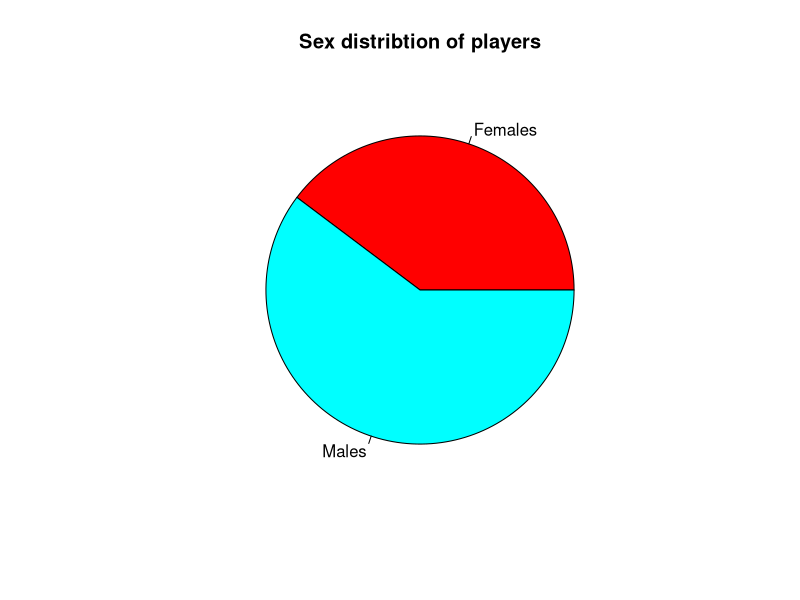
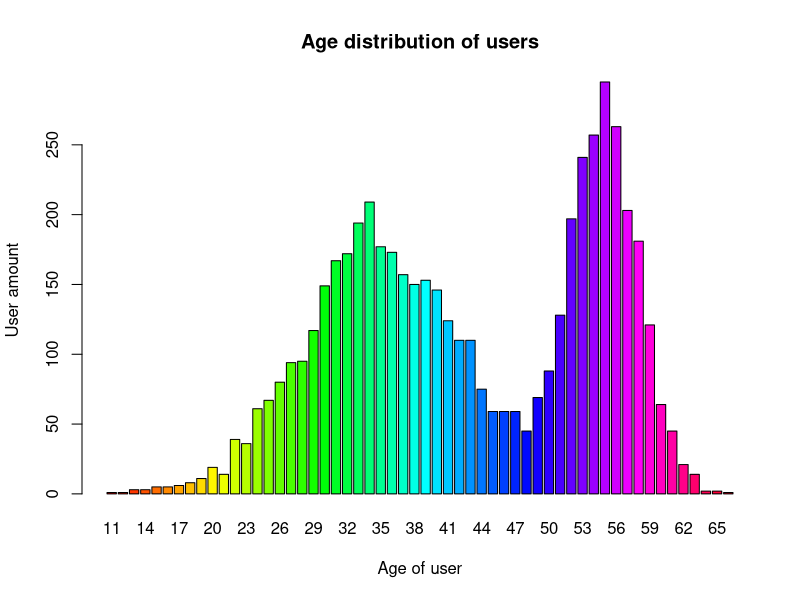
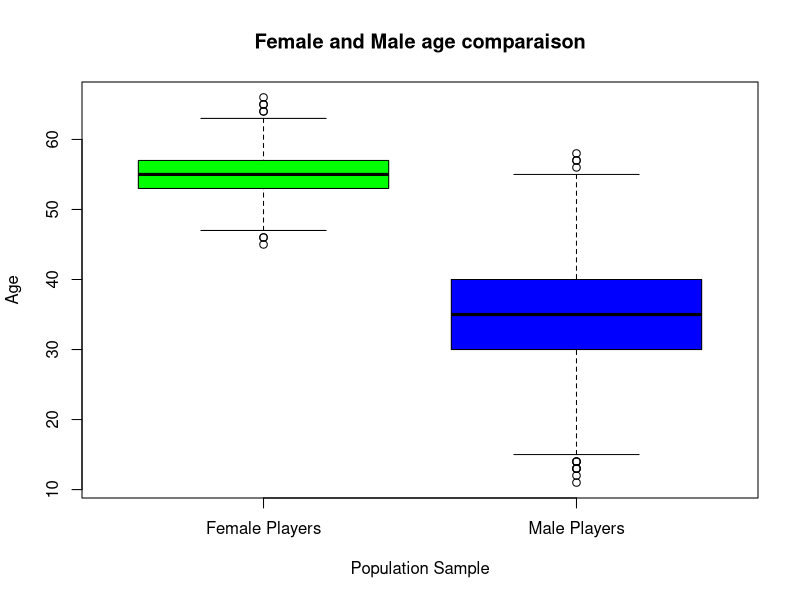
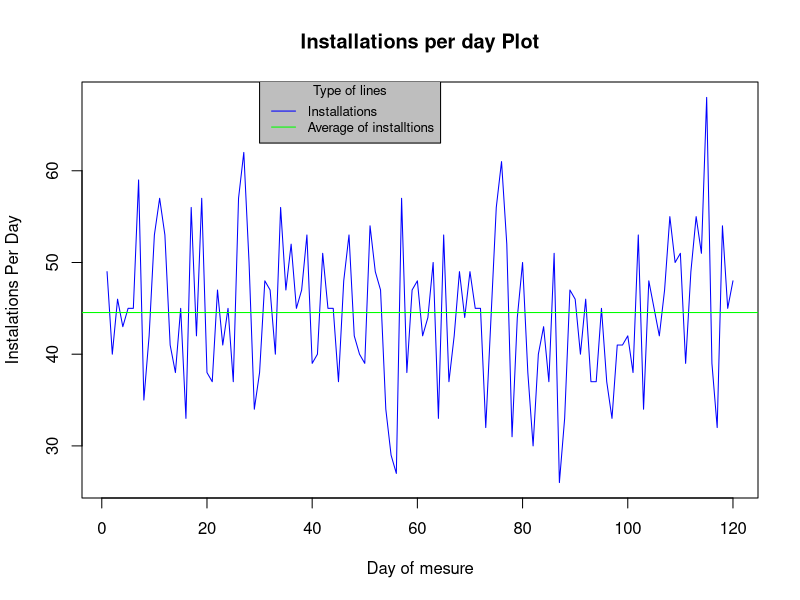
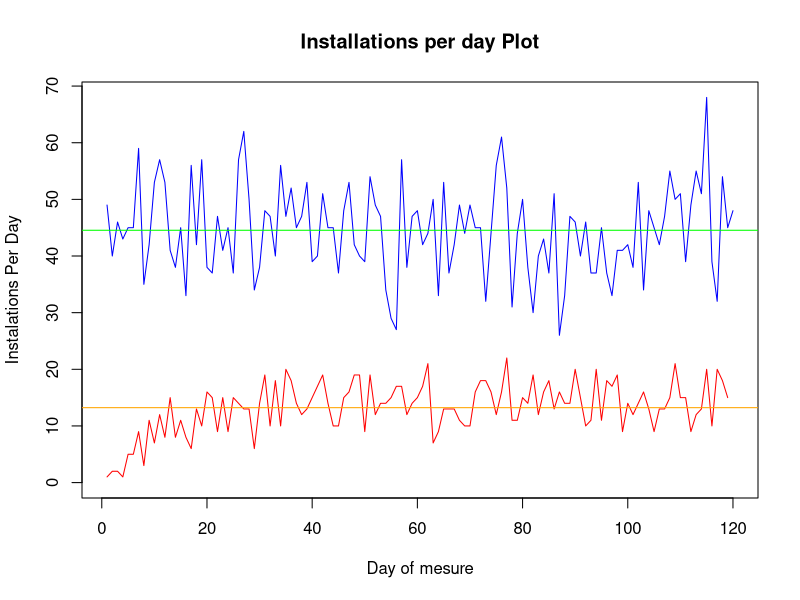
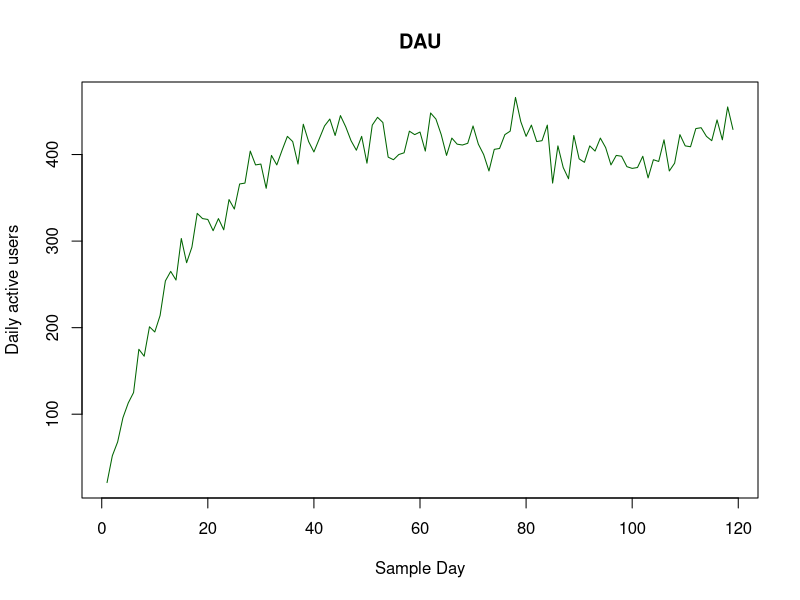
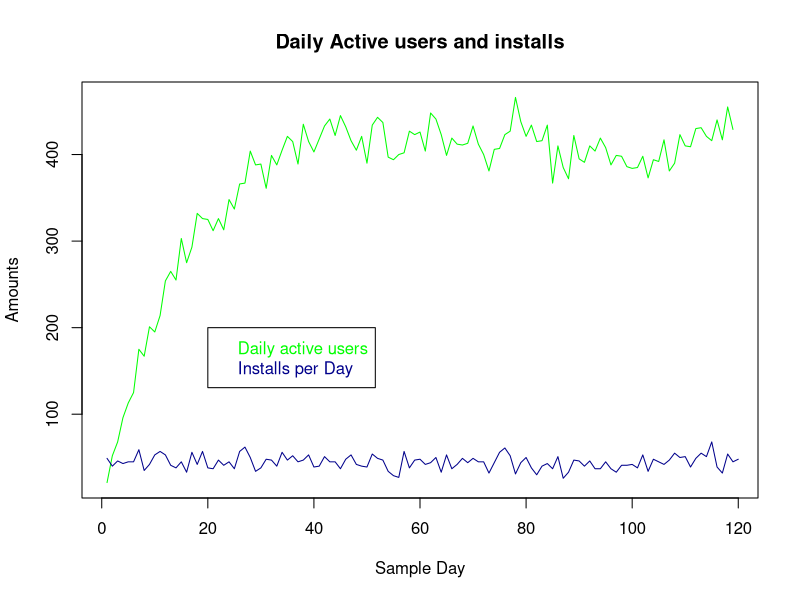
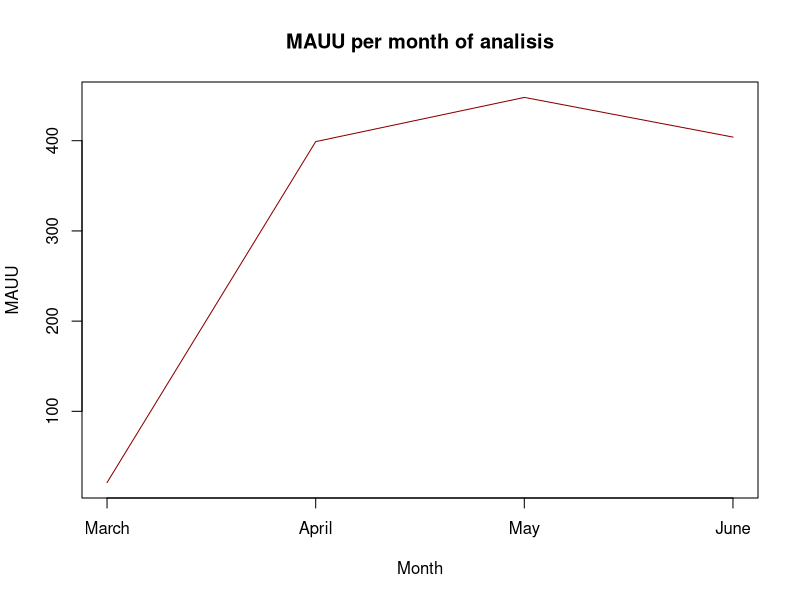

Generate these figures, in order, with R:
## ---- chunk 1
library("knitr")
## ---- chunk 2
library("dplyr")
## ---- chunk 3
library("lubridate")
## ---- chunk 4
library("ggplot2")
## ---- chunk 5

GetTrackinData = function() {
  data = read.csv("tracking.csv", sep = ",", na.strings = "NA")
  colnames(data)[4] = "SessionLenght"
  colnames(data)[5] = "MoneySpent"
  return(data)
}

GetUsersData = function() {
  data = read.csv("users.csv", sep = ",", na.strings = "NA")
  return(data)
}

## ---- chunk 6
  
  trackingData = GetTrackinData();
  daysOfTracking = length(unique(trackingData$Date))
  
  #SHOW
  daysOfTracking #Hace Falta mostrarlo?
  paste("El total de dias de tracking es de unos ", daysOfTracking, " lo cual equivale a 4 meses de analisis")

## ---- chunk 7
  
  trackingData = GetTrackinData();
  usersInstalledTheGame = unique(trackingData$UserID[trackingData$Action == "Install"])
  usersInstalledGameAmount = length(usersInstalledTheGame)
  
  #SHOW
  usersInstalledGameAmount #Hace Falta mostrarlo?
  paste("Las instalaciones son notorias sumando un total de ", usersInstalledGameAmount)
## ---- chunk 8

  trackingData = GetTrackinData();
  usersPlayedGame = unique(trackingData$UserID[trackingData$Action == "Session"])
  usersPlayedGameAmount = length(usersPlayedGame)
  
  #SHOW
  usersPlayedGameAmount #Hace Falta mostrarlo?
  paste("De los usuarios que han jugado encontramos que " , usersPlayedGameAmount, " han jugado al juego")

## ---- chunk 9

  trackingData = GetTrackinData();
  usersUninstalledGame = unique(trackingData$UserID[trackingData$Action == "Uninstall"])
  usersUninstalledGameAmount = length(usersUninstalledGame)
  
  #SHOW
  usersUninstalledGameAmount #Hace Falta mostrarlo?
  paste("Los usuarios que han desintalado el juego, sin importar si lo juegan o no es de ", usersUninstalledGameAmount)

## ---- chunk 10

  #CREO QUE ES INCORRECTO ESTE CALCULO. AQUI ESTAS HACIENDO MEDIA DE LA DURACION DE LAS SESIONES. NO DEL NUMERO DE SESIONES QUE HA HABIDO.
  #-------------------------------------------------------------------------------------------------------------------------------
  #sessionSelection = trackingData[trackingData$Action == "Session",]
  #sessionAverage = mean(sessionSelection$SessionLenght)
  #sessionAverage
        #pipe de UNIX Buscar
  #data.frame(usersInstalledGameAmount,usersUninstalledGameAmount,usersPlayedGameAmount,sessionAverage) %>% t() %>% kable() 
        #t() cambia columnas por hileras
        #las pipes sirven para pasar datos de una funcion u objeto a otro 
  #paste("Por lo general encontramos que una cuarta parte de nuestras instalaciones han desintalado el juego en el periodo de los cuatro meses. Ademas casi la totalidad de los usuarios que han instalado el juego han jugado a este siendo una muy pequeña parte la cual ha desinstalado el juego antes de jugarlo.")
  #-------------------------------------------------------------------------------------------------------------------------------

  #CREO QUE ES ESTE CALCULO.
  #-------------------------------------------------------------------------------------------------------------------------------
  
  trackingData = GetTrackinData();
  temp = trackingData[which(trackingData$Action == "Session"),]
  userSessionFreq = data.frame(table(temp$UserID))
  averageNofSessions = mean(userSessionFreq$Freq)
  
  #SHOW
  averageNofSessions #Hace Falta mostrarlo?
  paste("La media de número de sesiones realizadas por los usuarios es de ", averageNofSessions, "sesiones. Sobre este valor, hay que tener en cuenta que hay usuarios que aún habiendo instalado el juego, no han jugado.")
  
  #-------------------------------------------------------------------------------------------------------------------------------

## ---- chunk 11

  usersData = GetUsersData()

  #SHOW
  pie(table(usersData$sex), 
      main = "Sex distribtion of players", 
      labels = c("Females", "Males"), 
      col = rainbow(length(table(usersData$sex)))
      )
  
  print("Es apreciable una clara diferencia entre el numero de jugadores y jugadoras dentro de la muestra obtenida. Esto nos indica claramente que el publico principal del juego son hombres")
  
  barplot(table(usersData$age), 
          main = "Age distribution of users", 
          col = rainbow(length(table(usersData$age))),
          ylab = "User amount",
          xlab = "Age of user"
          )
  
  #print("VALORACION GRAFICO EDADES")
  
## ---- chunk 12
  
  usersData = GetUsersData()
  femaleSegment = usersData[usersData$sex == "F",]
  maleSegment = usersData[usersData$sex == "M",]

  #SHOW
  boxplot(femaleSegment$age, maleSegment$age, 
          main = "Female and Male age comparaison",
          names = c("Female Players", "Male Players"),
          col = c("Green","Blue"),
          ylab = "Age",
          xlab = "Population Sample")

  print ("El grafico nos muestra que existe una diferencia sustancial entre la edad en la cual las mujeres juegan y la edad en la que los hombres juegan. Encontramos una diferencia de edad de diez años entre las medias de ambos grupos. Lo que tambien es curioso es que los hombres de mas edad no juegan tanto como las mujeres de esa misma edad lo cual puede darse por varios motivos siendo uno de estos la menor esperanza de vida o la posibilidad de que no existan productos de entretenimiento adecuados para hombres de dicha edad")

## ---- chunk 13
# Conclusión ----------------------------------------------------- //
  print("Encontramos que en este juego la mayoria de usuarios que lo juegan son hombres que en su mayoria se encuentran entre 30 y 40 años. Estos forman aproximadamente un 60% de la poblacion del juego. Encontramos ademas que el juego atrae la atencion de mujeres de entre 53 y 57 años. Estas ocupan un 40% aproximadamente de la muestra obtenida. En caso de necesidad seria primario centrarse en satisfacer al publico masculino antes que al femenino (en caso de necesidad claro esta).")
# ----------------------------------------------------------------- //

## ---- chunk 14

  trackingData = GetTrackinData();
  temp = trackingData[trackingData$Action == "Install",]
  installationsPerDay = temp %>% group_by(Date) %>% summarise(Installs = length(Action))
  installsAverage = mean(installationsPerDay$Installs)
  
  #SHOW
  #str(installationsPerDay)
  #installsAverage

  plot(installationsPerDay$Installs,
       main = "Installations per day Plot",
       ylab = "Instalations Per Day",
       xlab = "Day of mesure",
       type = "l",
       col = "blue"
       )
  abline(h = installsAverage, col = "green")
  legend(x = 30, y = 70,
         legend = c("Installations","Average of installtions"),
         bg = "grey",
         col=c("blue", "green"), 
         lty=1:1, 
         cex=0.8,
         title = "Type of lines")

  paste(" Por lo que indica el grafico podemos ver que las instalaciones medias al dia son unas ", installsAverage, " Es curiosa la tendencia de cada x dias sufrir una caida importante en cuanto a intalaciones. Esto puede deberse a las actividades externas. Debido a la edad de los jugadores podemos suponer que son momentos relacionados con la vida social y familiar ")




## ---- chunk 15

  trackingData = GetTrackinData();
  
  temp = trackingData[trackingData$Action == "Uninstall",]
  unInstallationsPerDay = temp %>% group_by(Date) %>% summarise(Uninstalls = length(Action))
  uninstallsAverage = mean(unInstallationsPerDay$Uninstalls)

  temp = trackingData[trackingData$Action == "Install",]
  installationsPerDay = temp %>% group_by(Date) %>% summarise(Installs = length(Action))
  installsAverage = mean(installationsPerDay$Installs)

  plot(x = installationsPerDay$Installs,
       main = "Installations per day Plot",
       ylab = "Instalations Per Day",
       xlab = "Day of mesure",
       type = "l",
       col = c("blue","red"),
       ylim = c(0,max(installationsPerDay$Installs))
     ) 
  lines(unInstallationsPerDay$Uninstalls,
        type = "l",
        col = "red"
        ) 
  abline(h = installsAverage, col = "green")
  abline(h = uninstallsAverage, col = "orange")
  
  
  paste("Por suerte parece que la media de desintalaciones de la muestra ", uninstallsAverage, " es inferior a la media de instalaciones ", installsAverage, " lo cual es positivo debido a que significa que la poblacion formada por los usuarios con el juego instalado aumenta (esto no significa que lo jueguen). Si puediera superponer los graficos podria dar mas infomraicon pero por desgracia no consigo hacerlo por el momento")

## ---- chunk 16

## Compute DAU (Daily Active Users) along the days of the tracking period

  dte = as.Date(trackingData$Date)
  trackingData$Date = NULL;
  trackingData$Date = dte;

  trackingDataOnlySesions = trackingData[trackingData$Action == "Session",]
# trackingDataOnlySesions  

  sesionsPerDay = as.numeric(table(trackingDataOnlySesions$Date))

  sesionsPerDayWithMonth = as.data.frame(sesionsPerDay)
  sesionsPerDayWithMonth$Month = month(as.POSIXlt(unique( trackingDataOnlySesions$Date), format="%d/%m/%Y"))
  sesionsPerDayWithMonth

  plot(sesionsPerDay,
     type = "l",
     xlab = "Sample Day", 
     ylab = "Daily active users",
     main = "DAU",
     col = "dark green")

  paste("Poco depsues del primer mes podemos observar una estabilizacion de los usuarios activos del dia lo cual puede deberse a diversos motivos entre los cuales podemos encontrar primeramente un mayor numero de usuarios o una mayor retencion (especulacion). Por lo general es un crecimiento positivo aunque acaba estancandose alrededor de los 400 a partir del primer mes")

## ---- chunk 17

  plot(sesionsPerDay,type = "l",
     xlab = "Sample Day", 
     ylab = "Amounts",
     col = "green", 
     main = "Daily Active users and installs")
  lines(installationsPerDay, col= "dark blue" )
  legend (x = 20, y = 200,
        legend = c ("Daily active users" , "Installs per Day"), 
        col = c("green", "dark blue"),
        text.col = c("green","dark blue"))

  paste("ADVERTENCIA: Es posible que este grafico no se vea tal y como es en la preview de rStudio")
  paste(" Como se podria esperar el ritmo de instalaciones durante el periodo de analisis se mantiene bastante estable con pequeños despuntes. Debido a las instalaciones que se realizan cada dia encontramos con que dia a dia los usuarios diarios activos")

#####
# Ejemplo
#x <- seq(-pi, pi, len = 65)
#plot(x, sin(x), type = "l", ylim = c(-1.2, 1.8), col = 3, lty = 2)
#points(x, cos(x), pch = 3, col = 4)
#lines(x, tan(x), type = "b", lty = 1, pch = 4, col = 6)
#title("legend(..., lty = c(2, -1, 1), pch = c(NA, 3, 4), merge = TRUE)",
#      cex.main = 1.1)
#legend(-1, 1.9, c("sin", "cos", "tan"), col = c(3, 4, 6),
#       text.col = "green4", lty = c(2, -1, 1), pch = c(NA, 3, 4),
#       merge = TRUE, bg = "gray90")
#####

## ---- chunk 18
 
# Dates Info
# https://www.stat.berkeley.edu/~s133/dates.html

# Separemos cada mes y guardemos en este sus usuarios no repetidos

  monthsOfAnalisis = unique(month(as.POSIXlt(trackingData$Date, format="%d/%m/%Y")))
  monthsOfAnalisis
  trackingData$Month = month(as.POSIXlt(trackingData$Date, format="%d/%m/%Y"))
  monthsOfAnalisisName = unique(months(trackingData$Date))
  monthsOfAnalisisName


  GetUniqueUsersOfMonth = function(monthNumericIdentificator, dataStructure) {
      if(monthNumericIdentificator < 1 || monthNumericIdentificator > 12) {
        print("Unable to operate with month")
        return(NULL)
      }
      # Comparamos el mes de cada entrada dentro de la estructura de datos y lo comparamos con el mes que le hemos pedido que anlize
      monthDataFrame = dataStructure[ month(as.POSIXlt(trackingData$Date, format="%d/%m/%Y")) == monthNumericIdentificator, ]
      print("SUCCESS!")
      return (monthDataFrame)
  }

  maus = rep(1,length(monthsOfAnalisis))
  iterationIndex = 0
  # Iteramos por cada uno de los meses del analisis
  for(mth in monthsOfAnalisis) {
    iterationIndex = iterationIndex + 1
    monthDataFrame = GetUniqueUsersOfMonth(mth,trackingData)
    monthDataFrameOnlySesions = monthDataFrame[monthDataFrame$Action == "Session",]
    # cojemos de el data frame del mes la cantidad de entradas
    activeUsersOfMonth = as.numeric( table( monthDataFrameOnlySesions$Date)  )
    maus[iterationIndex] = activeUsersOfMonth
  }
# Generamos el plot

  plot (maus, 
      type = "l",
      xlab = "Month",
      ylab = "MAUU"
      ,xaxt="n", 
      col = "dark red",
      main = "MAUU per month of analisis")
  axis(side = 1,
     at = c(1,2,3,4),
     labels = monthsOfAnalisisName)

  paste("En la primera fase del despliegue del producto el MAUU parecer ser muy pequeño. Esto puedew deberse (y posiblemente se deba) a que la poblacion de jugadores diarios es aun muy limitada. En los siguientes meses se nota un incremento muy importante debido a que la poblacion ya esta establecida.")

## ---- chunk 19
  
  # Primero debemos saber el DAU --> Ya lo sabemos
  # Y despues conocer el MAUU del mes --> Ya lo tenemos

  #maus                # el mauu de cada mes
  #sesionsPerDayWithMonth       # BASICAMENTE EL DAU DE CADA DIA junto con el mes del cual sale
  #monthsOfAnalisis
  
  # separate the sesions per each month
  sesionsOfFirstMonth = sesionsPerDayWithMonth[sesionsPerDayWithMonth$Month == monthsOfAnalisis[1],]
  sesionsSecondMonth = sesionsPerDayWithMonth[sesionsPerDayWithMonth$Month == monthsOfAnalisis[2],]
  sesionsThirdMonth = sesionsPerDayWithMonth[sesionsPerDayWithMonth$Month == monthsOfAnalisis[3],]
  sesionsForthMonth = sesionsPerDayWithMonth[sesionsPerDayWithMonth$Month == monthsOfAnalisis[4],]
  
  sesionsOfFirstMonth
  maus[1]
  sesionsSecondMonth
  maus[2]             # hay un aumento muy imporntate en el mau de un mes para el otro
  sesionsThirdMonth
  maus[3]
  sesionsForthMonth
  maus[4]
  
  # Get for each day the relatio between the sesions / MAUU of the month of the day
  # first month sesions
  
  dauMauuFirstMonth = sesionsOfFirstMonth$sesionsPerDay / maus[1]
  dauMauuSecondMonth = sesionsSecondMonth$sesionsPerDay / maus[2]
  dauMauuThirdMonth = sesionsThirdMonth$sesionsPerDay / maus[3]
  dauMauuForthMonth = sesionsForthMonth$sesionsPerDay / maus[4]
  
  dauMauuAglomerated = c(dauMauuFirstMonth,dauMauuSecondMonth, dauMauuThirdMonth, dauMauuForthMonth)
  dauMauuAglomerated
  
  plot(dauMauuAglomerated)

## ---- chunk 20
  
  # no estoy seguro de si es esto lo que pide
  averageDauMaus = rep(-1,length(monthsOfAnalisis))
  averageDauMaus[1] = mean(dauMauuAglomerated[1])
  averageDauMaus[2] = mean(dauMauuAglomerated[2])
  averageDauMaus[3] = mean(dauMauuAglomerated[3])
  averageDauMaus[4] = mean(dauMauuAglomerated[4])
  
  averageDauMaus
  plot(averageDauMaus)
  
  # o esto (media de los dau de un mes partido el mauu de este)
  averageDaus = rep(-1,length(monthsOfAnalisis))
  averageDaus[1] = mean(sesionsOfFirstMonth$sesionsPerDay)
  averageDaus[2] = mean(sesionsSecondMonth$sesionsPerDay)
  averageDaus[3] = mean(sesionsThirdMonth$sesionsPerDay)
  averageDaus[4] = mean(sesionsForthMonth$sesionsPerDay)
  
  averageDauMauPerMonth = averageDaus / maus
  averageDauMauPerMonth
  
  plot (averageDauMauPerMonth, 
        xlab = "Months",
        ylab = "Average DAU/MAUU per month",
        type ="l",
        col = "blue")
  
## ---- chunk 21
  
  trackingData = GetTrackinData()
  temp = trackingData[which(trackingData$Action == "Session"),]
  userSessionFreq = data.frame(table(temp$UserID))
  averageNofSessions = mean(userSessionFreq$Freq)
  
  #SHOW
  #mostrar la de cada usuario, el average total no hace falta no?
  
## ---- chunk 22
  
  trackingData = GetTrackinData()
  temp = trackingData[which(trackingData$Action == "Session"),]
  userSessionsAverage = data.frame(summarise(group_by(temp,UserID), TimeSession = mean(SessionLenght)))
  userSessionsAverageSD = data.frame(summarise(group_by(temp,UserID), TimeSession = sd(SessionLenght)))
  AvgTimeSpent = mean(userSessionsAverage$TimeSession)
  AvgStandarDeviation = mean(userSessionsAverageSD$TimeSession)
  
  #SHOW
  AvgTimeSpent
  AvgStandarDeviation
  #Mostrar en graficos el de cada usuario?
  
## ---- chunk 23
  
  trackingData = GetTrackinData()
  usersData = GetUsersData()
  temp = trackingData[which(trackingData$Action == "Session"),]
  result = data.frame(cbind(UserID = as.character(usersData$UserID), AverageTimeBetweenSessions = rep("", nrow(usersData))), stringsAsFactors = FALSE)

  #check = temp[temp$UserID == "ID20005210",]
  
  #FOR a mejorar y optimizar ---> 7 minutos de cálculo...
  #Comentado para poder compilar documento sin esperar.
#  for(user in result$UserID){
#    prevDate = 0
#    sumTotal = 0
#    dates = c(as.character(temp[which(temp$UserID == user),]$Date))
#    if(length(dates)>1){
#      for (date in dates) {
#        if (prevDate!=0) {
#            sumTotal = sumTotal + as.numeric(as.character((as_date(as.character(date)) - as_date(as.character(prevDate)))))
#        }
#        prevDate = date
#      }
#      result[which(result$UserID == user), "AverageTimeBetweenSessions"] = sumTotal/(length(dates)-1)
#    }else{
#      result[which(result$UserID == user), "AverageTimeBetweenSessions"] = 0
#    }
#  }

  #SHOW
  #result
  
## ---- chunk 24
  
#Ya que mi Dani actual esta fuera de servicio te he dejado algo que puede serte de ayuda de parte de mi Dani pasado... Si no lo encuentras es que necesitas mas las gafas que yo :D 

RetentionOfTrackingData = function(DS, daysRetention){
  resultRetention = daysRetention
  index = 1

  for (day in daysRetention) {
    #DataFrame con user, dia instalacion y dia a comprovar.
    data_installs = data.frame(UserID=DS[which(DS$Action == "Install"),]$UserID, DateInstall=DS[which(DS$Action == "Install"),]$Date, DateRetention=rep("", nrow(DS[which(DS$Action == "Install"),])), stringsAsFactors=FALSE)
    data_installs[,'DateRetention'] = as_date(as.character(data_installs$DateInstall)) + day

    #DataFrame con user y dia de sesion
    data_sessions = data.frame(UserID=DS[which(DS$Action == "Session"),]$UserID, DateSession=DS[which(DS$Action == "Session"),]$Date)

    #DataFrame con user con instalacion, dia a comprovar y dia de sesion. Tantos registros de usuario por sesiones que existen.
    data_result = merge(data_installs, data_sessions, all.x=TRUE)

    #Calculos
      retention_users = 0
      for (user in unique(data_result$UserID)){

        if(is.element(unique(as.character(data_result[which(data_result$UserID == user),]$DateRetention)),as.character(data_result[which(data_result$UserID == user),]$DateSession))){

            retention_users = retention_users + 1
        }

      }
    resultRetention[index] = retention_users/length(unique(as.character(data_result$UserID)))
    index = index + 1

  }

  return(resultRetention)
}

Retention = RetentionOfTrackingData(GetTrackinData(), c(1,7,14,30))

## ---- chunk 25

  trackingData = GetTrackinData()
  temp = trackingData[which(trackingData$Action == "Install"),]
  usersDateInstalledTheGame = data.frame(UserID=temp$UserID, DateInstall=temp$Date)

  temp = trackingData[which(trackingData$Action == "Uninstall"),]
  usersDateUninstalledTheGame = data.frame(UserID=temp$UserID, DateUnistall=temp$Date)

  usersDatesLifeTime = merge(usersDateInstalledTheGame,usersDateUninstalledTheGame, all.y=TRUE)

  usersDatesLifeTime = data.frame(usersDatesLifeTime,LifeTime=as_date(as.character(usersDatesLifeTime$DateUnistall)) - as_date(as.character(usersDatesLifeTime$DateInstall)))

  LT_average = mean(usersDatesLifeTime$LifeTime)
  
  #SHOW
  #usersDatesLifeTime$LifeTime
  LT_average

## ---- chunk 26
  
  trackingData = GetTrackinData()
  temp = trackingData[which(trackingData$Action == "Session"),]
  usersDateSessionsMoneySpent = data.frame(UserID=temp$UserID, Date=temp$Date, Money=temp$MoneySpent, DateMonth=month(as.POSIXlt(temp$Date, format="%Y-%m-%d")))
  
  sum(usersDateSessionsMoneySpent$Money)
  summarise(group_by(usersDateSessionsMoneySpent,Date),Revenue=sum(Money))
  summarise(group_by(usersDateSessionsMoneySpent,DateMonth), Revenue=sum(Money))

  #SHOW

## ---- chunk 27

  trackingData = GetTrackinData()
  usersData = GetUsersData()
  temp = trackingData[which(trackingData$Action == "Session"),]
  usersMoneySpent = data.frame(UserID=temp$UserID, Money=temp$MoneySpent)
  usersMoneySpent = usersMoneySpent[usersMoneySpent$Money>0,]
  usersMoneySpent = data.frame(summarise(group_by(usersMoneySpent,UserID), Revenue=sum(Money)))
  
  CR = nrow(usersMoneySpent)/nrow(usersData)

  #SHOW
## ---- chunk 28

  trackingData = GetTrackinData()
  usersData = GetUsersData()  
  temp = trackingData[which(trackingData$Action == "Session"),]
  usersMoneySpent = data.frame(UserID=temp$UserID, Money=temp$MoneySpent)
  usersMoneySpent = usersMoneySpent[usersMoneySpent$Money>0,]
  usersMoneySpent = data.frame(summarise(group_by(usersMoneySpent,UserID), Revenue=sum(Money)))

  TotalRevenue = sum(usersMoneySpent$Revenue) 
  Users = nrow(data.frame(summarise(group_by(usersData, UserID))))
  PayUsers = nrow(usersMoneySpent)

  ARPU = TotalRevenue/Users
  ARPPU = TotalRevenue/PayUsers

  #SHOW

## ---- chunk 29
  
  trackingData = GetTrackinData()
  temp = trackingData[which(trackingData$Action == "Uninstall"),]
  usersChurn = data.frame(UserID=temp$UserID)
  
  temp = trackingData[which(trackingData$Action == "Session"),]
  usersMoneySpent = data.frame(UserID=temp$UserID, Money=temp$MoneySpent)
  usersMoneySpent = data.frame(summarise(group_by(usersMoneySpent,UserID), Revenue=sum(Money)))
  
  usersLTV = merge(usersChurn,usersMoneySpent, all.x=TRUE)
  usersLTV[is.na(usersLTV$Revenue),'Revenue'] = 0
  LTV = mean(usersLTV$Revenue)
  
  #SHOW
## ---- chunk 30
#1 Which type of inference is this (one sample or two sample)

# The inference we are facing in this exercise has two samples one for each version that we are analysing

#2 Write the null and alternative hypothesis
# Hº: Version 1 = Version 2
# H': Version 1 != Version 2

#3 Write which method is the most appropiate and why
# Due to the fact that we face a dataframe far beyond the 30's limit of T-student we should use the Normal Distribution. Also we currently have a bilateral graph.

#4 Compute the hypothesis testing

Group1 <- c(result$AverageTimeBetweenSessions)
length(Group1) <- length(Group1) / 100
Group2 <- c(sort(result$AverageTimeBetweenSessions, decreasing = TRUE))
length(Group2) <- length(Group2) / 100

Table1 <- data.frame(as.numeric(Group1) , as.numeric(Group2))

str(Table1)

MeanGroup1 <- mean(Table1$as.numeric.Group1.)
MeanGroup2 <- mean(Table1$as.numeric.Group2.)

StandardDeviationGroup1 <- sd(Table1$as.numeric.Group1.)
StandardDeviationGroup2 <- sd(Table1$as.numeric.Group2.)

n1 <- length(Table1$as.numeric.Group1.)
n2 <- length(Table1$as.numeric.Group2.)

df <- n1 + n2 - 2

s <- sqrt((((n1-1)*(StandardDeviationGroup1^2))+((n2-1)*(StandardDeviationGroup2^2))))/df

tobs <- (MeanGroup1 - MeanGroup2) / s * sqrt((1/n1) + (1/n2))

Quantile <- qt(0.05, df, lower.tail = TRUE)

#5 Compute the p-value

pt(tobs, df, lower.tail = TRUE)


#6 Interpret the results


## ---- chunk 31
trackingData = GetTrackinData()

temp = trackingData[which(trackingData$Action == "Session"),]
